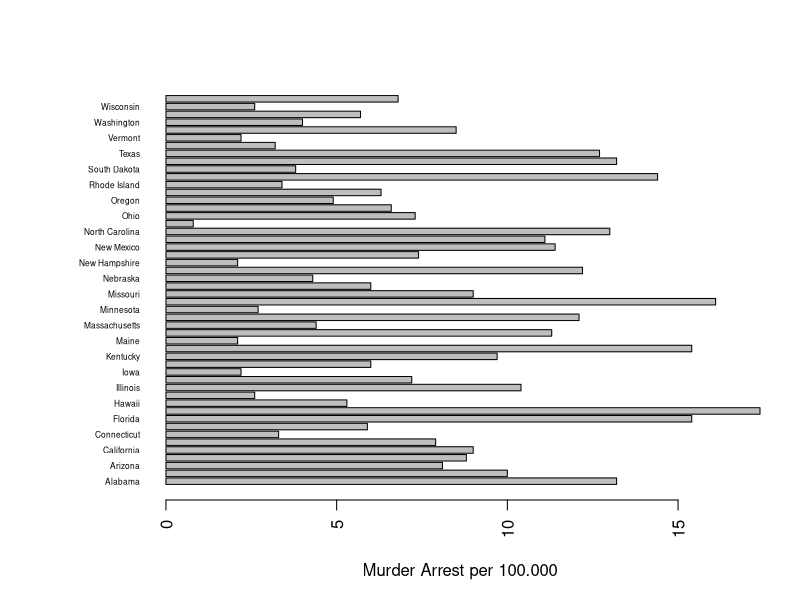
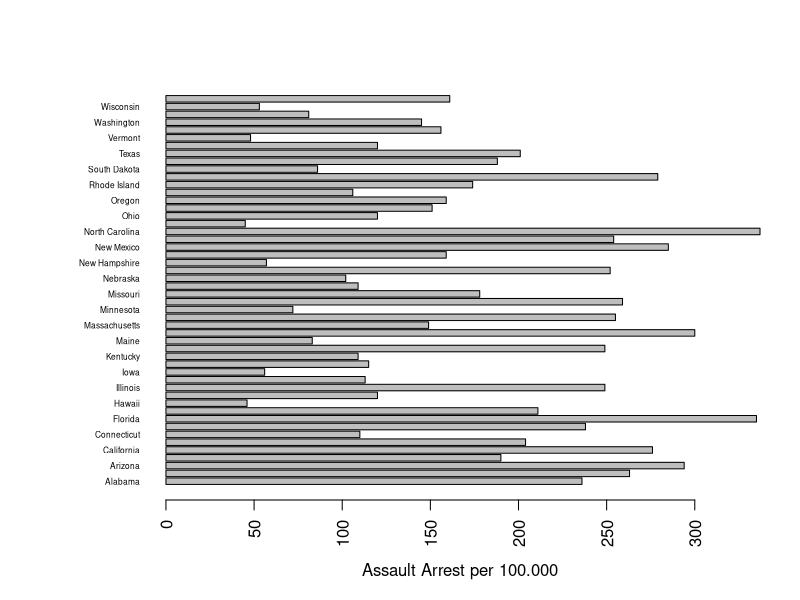
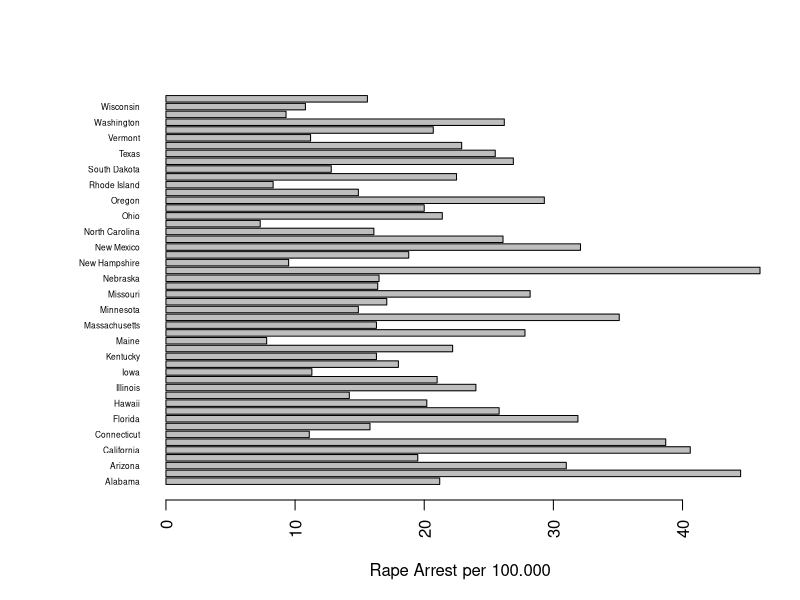
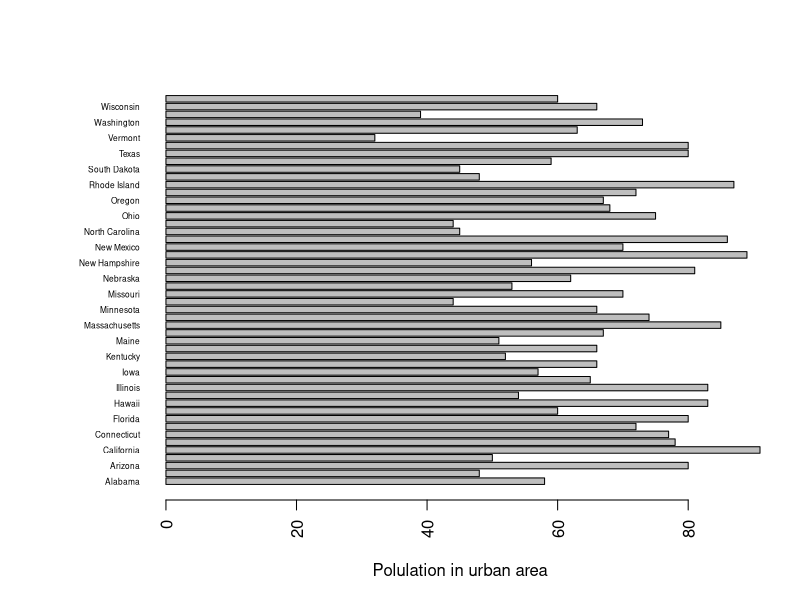
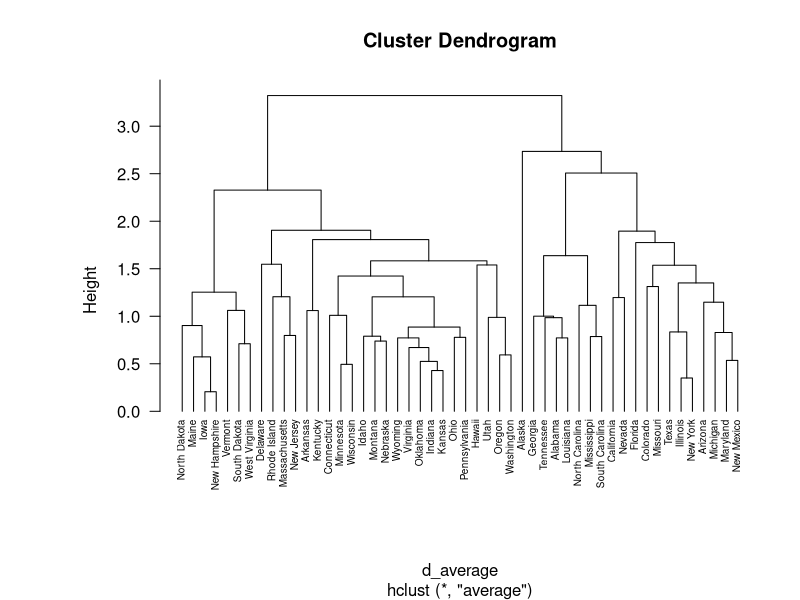
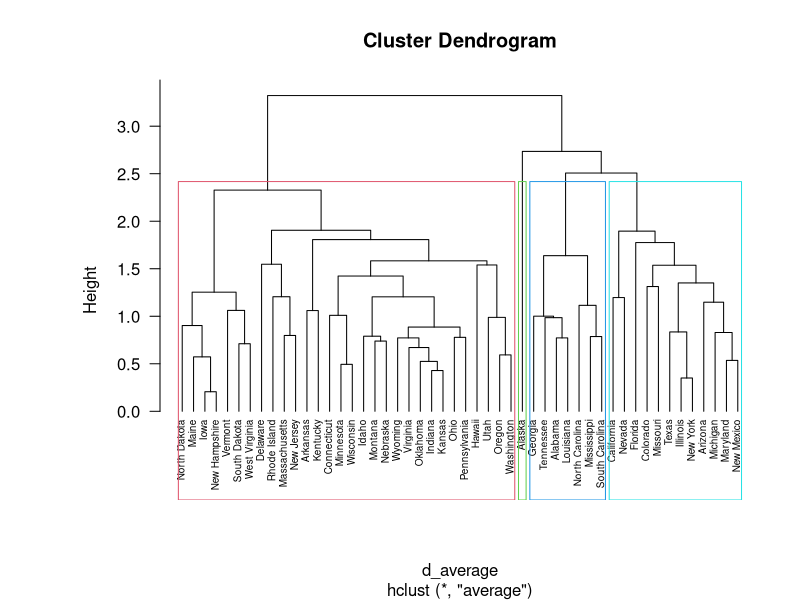

Reproduce these figures in R, in order.
## ---- chunk 1
USArrests
## ---- chunk 2
summary(USArrests)
## ---- chunk 3
df_average <- data.frame(States=rownames(USArrests), USArrests)
par(las=2) # make label text perpendicular to axis
par(mar=c(5,8,4,2)) # increase y-axis margin.
barplot(df_average$Murder, names.arg = df_average$States, horiz = TRUE, cex.names = 0.5, xlab = "Murder Arrest per 100.000")
## ---- chunk 4
barplot(df_average$Assault, names.arg = df_average$States, horiz = TRUE, cex.names = 0.5, xlab = "Assault Arrest per 100.000")
## ---- chunk 5
barplot(df_average$Rape, names.arg = df_average$States, horiz = TRUE, cex.names = 0.5, xlab = "Rape Arrest per 100.000")
## ---- chunk 6
barplot(df_average$UrbanPop, names.arg = df_average$States, horiz = TRUE, cex.names = 0.5, xlab = "Polulation in urban area")
## ---- chunk 7
df_average <- scale(df_average[, 2:5])
d_average <- dist(df_average, method = "euclidean")
clusters_average <- hclust(d_average, method = "average" ) ##Metode Average
plot(clusters_average, cex = 0.6, hang = -1)
## ---- chunk 8
plot(clusters_average, cex = 0.6, hang = -1)
rect.hclust(clusters_average, k = 4, border = 2:5)
